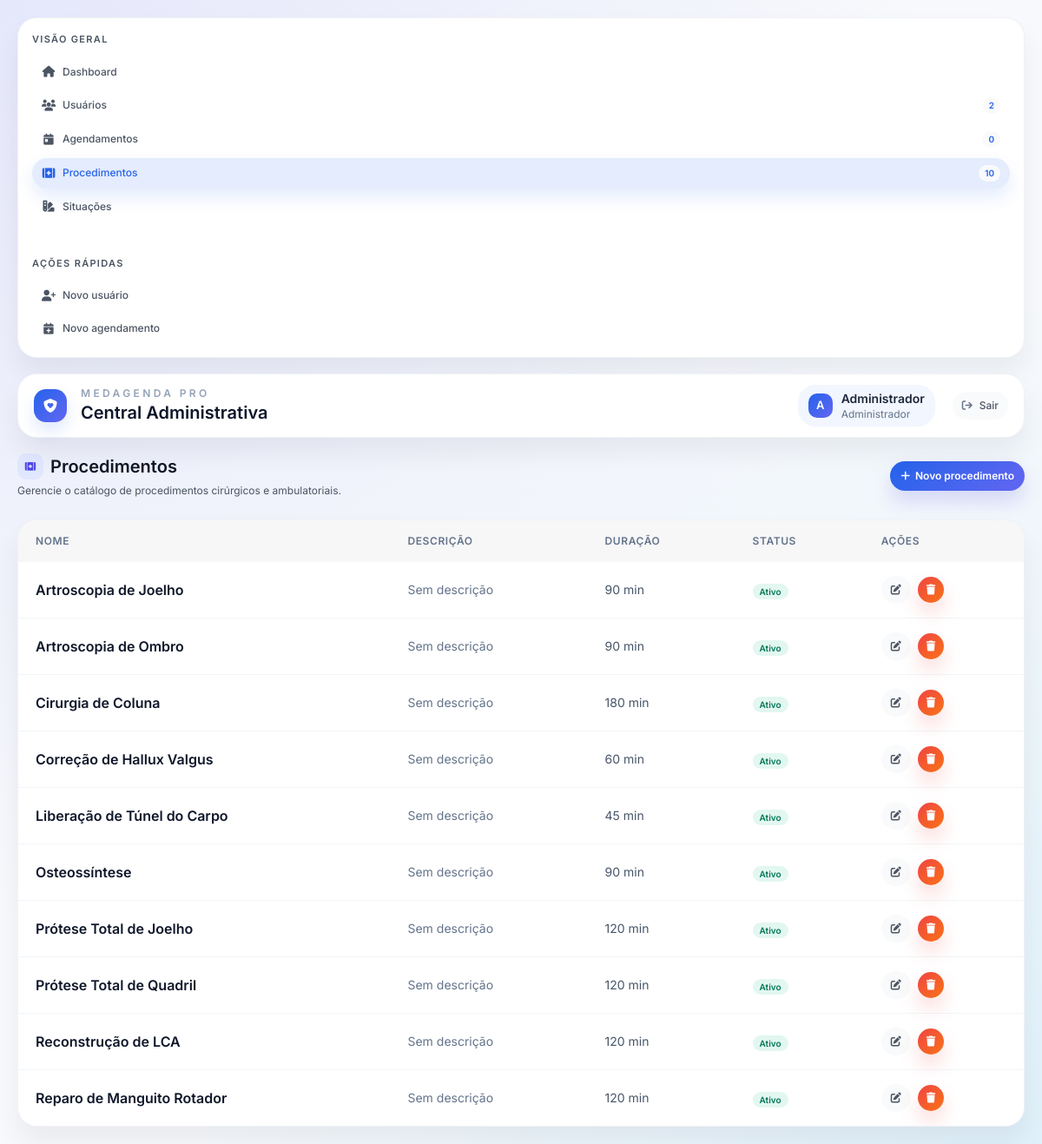
The app's page /admin/procedimentos-list.php (signed in) with its own data.
### tables this page shows
CREATE TABLE IF NOT EXISTS procedimentos (
    id INT AUTO_INCREMENT PRIMARY KEY,
    nome VARCHAR(255) NOT NULL,
    descricao TEXT,
    duracao_estimada INT DEFAULT 60 COMMENT 'Duração em minutos',
    ativo BOOLEAN DEFAULT TRUE,
    created_at TIMESTAMP DEFAULT CURRENT_TIMESTAMP,
    updated_at TIMESTAMP DEFAULT CURRENT_TIMESTAMP ON UPDATE CURRENT_TIMESTAMP,
    INDEX idx_ativo (ativo)
);

### src/config.php (called while the page is built, shortened)
<?php
class Database {
    private static $instance = null;
    private $conn;
    private function __construct() {
        try {
            $this->conn = new PDO(
                "mysql:host=" . DB_HOST . ";dbname=" . DB_NAME . ";charset=utf8mb4",
                DB_USER,
                DB_PASS,
                [
                    PDO::ATTR_ERRMODE => PDO::ERRMODE_EXCEPTION,
                    PDO::ATTR_DEFAULT_FETCH_MODE => PDO::FETCH_ASSOC,
                    PDO::ATTR_EMULATE_PREPARES => false
                ]
            );
        } catch(PDOException $e) {
            die("Erro de conexão: " . $e->getMessage());
        }
    }
    public static function getInstance() {
        if (self::$instance === null) {
            self::$instance = new self();
        }
        return self::$instance;
    }
    public function getConnection() {
        return $this->conn;
    }
}

### src/models/Usuario.php (called while the page is built, shortened)
<?php
require_once __DIR__ . '/../config.php';
class Usuario {
    private $db;
    public function __construct() {
        $this->db = Database::getInstance()->getConnection();
    }
    public function getAll() {
        $stmt = $this->db->query("SELECT id, nome, email, nivel_acesso, telefone, ativo, created_at FROM usuarios ORDER BY nome");
        return $stmt->fetchAll();
    }
}

### src/models/Agendamento.php (called while the page is built, shortened)
<?php
require_once __DIR__ . '/../config.php';
class Agendamento {
    private $db;
    public function __construct() {
        $this->db = Database::getInstance()->getConnection();
    }
    public function getAll($medico_id = null) {
        $sql = "
            SELECT a.*,
                   u.nome as medico_nome,
                   p.nome as procedimento_nome,
                   s.nome as situacao_nome,
                   s.cor as situacao_cor
            FROM agendamentos a
            JOIN usuarios u ON a.medico_id = u.id
            JOIN procedimentos p ON a.procedimento_id = p.id
            JOIN situacoes s ON a.situacao_id = s.id
        ";
        if ($medico_id) {
            $sql .= " WHERE a.medico_id = ? ORDER BY a.data_cirurgia DESC, a.hora_cirurgia DESC";
            $stmt = $this->db->prepare($sql);
            $stmt->execute([$medico_id]);
        } else {
            $sql .= " ORDER BY a.data_cirurgia DESC, a.hora_cirurgia DESC";
            $stmt = $this->db->query($sql);
        }
        return $stmt->fetchAll();
    }
}

### src/models/Procedimento.php (called while the page is built, shortened)
<?php
require_once __DIR__ . '/../config.php';
class Procedimento {
    private $db;
    public function __construct() {
        $this->db = Database::getInstance()->getConnection();
    }
    public function getAll() {
        $stmt = $this->db->query("SELECT * FROM procedimentos ORDER BY nome");
        return $stmt->fetchAll();
    }
}

### public/admin/procedimentos-list.php (the view, shortened to what this page needs)
<?php
require_once __DIR__ . '/../../src/config.php';
require_once __DIR__ . '/../../src/models/Usuario.php';
require_once __DIR__ . '/../../src/models/Agendamento.php';
require_once __DIR__ . '/../../src/models/Procedimento.php';
$procedimentoModel = new Procedimento();
$procedimentos = $procedimentoModel->getAll();
$version = time();
?>
<!DOCTYPE html>
<html lang="pt-BR">
<head>
    <script src="https://cdn.tailwindcss.com?v=<?= $version ?>"></script>
    <link rel="stylesheet" href="https://cdnjs.cloudflare.com/ajax/libs/font-awesome/6.5.1/css/all.min.css">
    <link rel="stylesheet" href="../assets/css/theme.css?v=<?= $version ?>">
</head>
<body>
    <div class="app-shell">
        <?php include 'includes/sidebar.php'; ?>
        <div class="app-content">
            <?php include 'includes/header.php'; ?>
            <main class="space-y-6">
                <section class="flex items-center justify-between gap-4">
                    <div>
                        <h1 class="page-title flex items-center gap-2">
                            <span class="icon-chip bg-indigo-100 text-indigo-600">
                                <i class="fas fa-kit-medical"></i>
                            </span>
                            Procedimentos
                        </h1>
                        <p class="page-subtitle mt-1">Gerencie o catálogo de procedimentos cirúrgicos e ambulatoriais.</p>
                    </div>
                    <a href="procedimento-create.php" class="btn-primary">
                        <i class="fas fa-plus"></i>
                        Novo procedimento
                    </a>
                </section>
                <section class="datatable-card overflow-hidden">
                    <table class="min-w-full">
                        <thead class="datatable__head">
                            <tr>
                                <th class="px-5 py-4 text-left text-xs font-semibold uppercase tracking-wider text-slate-500">Nome</th>
                                <th class="px-5 py-4 text-left text-xs font-semibold uppercase tracking-wider text-slate-500">Descrição</th>
                                <th class="px-5 py-4 text-left text-xs font-semibold uppercase tracking-wider text-slate-500">Duração</th>
                                <th class="px-5 py-4 text-left text-xs font-semibold uppercase tracking-wider text-slate-500">Status</th>
                                <th class="px-5 py-4 text-left text-xs font-semibold uppercase tracking-wider text-slate-500">Ações</th>
                            </tr>
                        </thead>
                        <tbody class="divide-y divide-slate-100">
                            <?php foreach ($procedimentos as $p): ?>
                            <tr class="table-row">
                                <td class="px-5 py-4 font-semibold text-slate-900"><?= htmlspecialchars($p['nome']) ?></td>
                                <td class="px-5 py-4 text-sm text-slate-500">
                                    <?= htmlspecialchars($p['descricao'] ? mb_strimwidth($p['descricao'], 0, 70, '…') : 'Sem descrição') ?>
                                </td>
                                <td class="px-5 py-4 text-sm text-slate-600"><?= $p['duracao_estimada'] ?> min</td>
                                <td class="px-5 py-4">
                                    <span class="chip <?= $p['ativo'] ? 'chip--success' : 'chip--danger' ?>">
                                        <?= $p['ativo'] ? 'Ativo' : 'Inativo' ?>
                                    </span>
                                </td>
                                <td class="px-5 py-4">
                                    <div class="flex items-center gap-2">
                                        <a href="procedimento-edit.php?id=<?= $p['id'] ?>" class="btn-muted btn-primary--icon">
                                            <i class="fas fa-pen-to-square text-xs"></i>
                                        </a>
                                        <form method="POST" onsubmit="return confirm('Deseja remover este procedimento?')" class="inline">
                                            <button class="btn-danger btn-danger--icon">
                                                <i class="fas fa-trash text-xs"></i>
                                            </button>
                                        </form>
                                    </div>
                                </td>
                            </tr>
                            <?php endforeach; ?>
                        </tbody>
                    </table>
                </section>
            </main>
        </div>
    </div>
</body>
</html>

### public/admin/includes/sidebar.php
<?php
$current_page = basename($_SERVER['PHP_SELF']);
$usuarioModel = new Usuario();
$agendamentoModel = new Agendamento();
$procedimentoModel = new Procedimento();
$total_usuarios = count($usuarioModel->getAll());
$total_agendamentos = count($agendamentoModel->getAll());
$total_procedimentos = count($procedimentoModel->getAll());
?>
<aside class="app-sidebar">
    <nav>
        <p class="app-sidebar__title">Visão Geral</p>
        <div class="app-sidebar__menu">
            <a href="dashboard.php" class="app-sidebar__link <?= in_array($current_page, ['dashboard.php', 'home.php'], true) ? 'is-active' : '' ?>">
                <i class="fas fa-house"></i>
                Dashboard
            </a>
            <a href="usuarios-list.php" class="app-sidebar__link <?= strpos($current_page, 'usuario') !== false ? 'is-active' : '' ?>">
                <i class="fas fa-users"></i>
                Usuários
                <span class="app-sidebar__badge"><?= $total_usuarios ?></span>
            </a>
            <a href="agendamentos-list.php" class="app-sidebar__link <?= strpos($current_page, 'agendamento') !== false ? 'is-active' : '' ?>">
                <i class="fas fa-calendar-day"></i>
                Agendamentos
                <span class="app-sidebar__badge"><?= $total_agendamentos ?></span>
            </a>
            <a href="procedimentos-list.php" class="app-sidebar__link <?= strpos($current_page, 'procedimento') !== false ? 'is-active' : '' ?>">
                <i class="fas fa-kit-medical"></i>
                Procedimentos
                <span class="app-sidebar__badge"><?= $total_procedimentos ?></span>
            </a>
            <a href="situacoes-list.php" class="app-sidebar__link <?= strpos($current_page, 'situacao') !== false ? 'is-active' : '' ?>">
                <i class="fas fa-swatchbook"></i>
                Situações
            </a>
        </div>
    </nav>
    <div class="mt-10">
        <p class="app-sidebar__title">Ações rápidas</p>
        <div class="app-sidebar__menu">
            <a href="usuario-create.php" class="app-sidebar__link">
                <i class="fas fa-user-plus"></i>
                Novo usuário
            </a>
            <a href="agendamento-create.php" class="app-sidebar__link">
                <i class="fas fa-calendar-plus"></i>
                Novo agendamento
            </a>
        </div>
    </div>
</aside>

### public/admin/includes/header.php
<header class="app-header">
    <div class="app-header__brand">
        <div class="app-header__logo">
            <i class="fas fa-shield-heart"></i>
        </div>
        <div>
            <p class="text-xs font-semibold tracking-[0.28em] uppercase text-slate-400">MedAgenda Pro</p>
            <h1 class="text-xl font-semibold text-slate-900">Central Administrativa</h1>
        </div>
    </div>
    <div class="flex items-center gap-5">
        <div class="app-header__user">
            <div class="app-header__user-avatar">
                <?= strtoupper(substr($_SESSION['nome'], 0, 1)) ?>
            </div>
            <div>
                <p class="text-sm font-semibold text-slate-800"><?= htmlspecialchars($_SESSION['nome']) ?></p>
                <p class="text-xs text-slate-500">Administrador</p>
            </div>
        </div>
        <a href="../logout.php" class="btn-muted flex items-center gap-2">
            <i class="fas fa-arrow-right-from-bracket text-slate-500"></i>
            Sair
        </a>
    </div>
</header>

### records on screen
procedimentos: nome "Artroscopia de Joelho", descricao "Sem descrição", duracao_estimada "90", ativo "Ativo"
procedimentos: nome "Artroscopia de Ombro", descricao "Sem descrição", duracao_estimada "90", ativo "Ativo"
procedimentos: nome "Cirurgia de Coluna", descricao "Sem descrição", duracao_estimada "180", ativo "Ativo"
procedimentos: nome "Correção de Hallux Valgus", descricao "Sem descrição", duracao_estimada "60", ativo "Ativo"
procedimentos: nome "Liberação de Túnel do Carpo", descricao "Sem descrição", duracao_estimada "45", ativo "Ativo"
procedimentos: nome "Osteossíntese", descricao "Sem descrição", duracao_estimada "90", ativo "Ativo"
procedimentos: nome "Prótese Total de Joelho", descricao "Sem descrição", duracao_estimada "120", ativo "Ativo"
procedimentos: nome "Prótese Total de Quadril", descricao "Sem descrição", duracao_estimada "120", ativo "Ativo"
procedimentos: nome "Reconstrução de LCA", descricao "Sem descrição", duracao_estimada "120", ativo "Ativo"
procedimentos: nome "Reparo de Manguito Rotador", descricao "Sem descrição", duracao_estimada "120", ativo "Ativo"

### other values on screen
$total_usuarios "2"
$total_agendamentos "0"
$total_procedimentos "10"
substr($_SESSION['nome'], 0, 1) "A"
$_SESSION['nome'] "Administrador"
